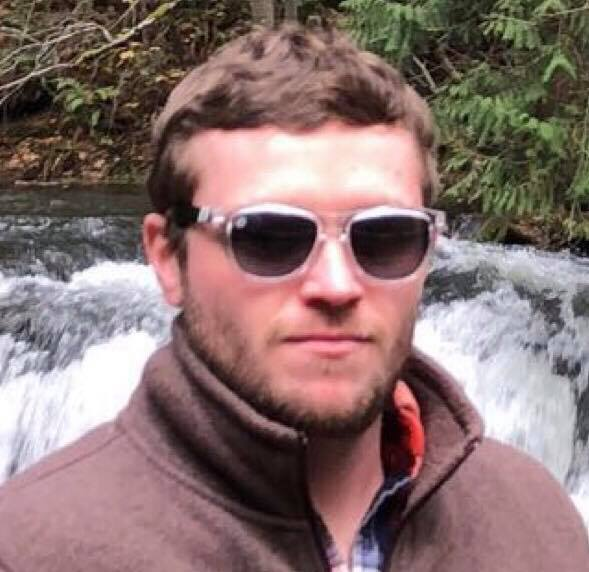
#> input picture images/mattface.png, 589 x 572 px, given in place of lenna.png, which was not available
$ python image.py   (older library calls are emulated)
#> lines starting #> are read from the running program, lines starting #| are printed output that depends on the picture; long printed decimals are rounded; pictures that were not available may be replaced by others from this repository, and a replacement may not be noted
from PIL import Image
import numpy as np
from sklearn import cluster
import scipy.misc as FILE
import imageio
import matplotlib.pyplot as plt
from skimage import color
import time

#############################################
#Function Defs
#############################################
def quantize(raster, n_colors):
    width, height, depth = raster.shape
    reshaped_raster = np.reshape(raster, (width * height, depth))

    model = cluster.KMeans(n_clusters=n_colors)
    labels = model.fit_predict(reshaped_raster)
    palette = model.cluster_centers_

    quantized_raster = np.reshape(
        palette[labels], (width, height, palette.shape[1]))

    return quantized_raster

def rgb2hex(rgb):
    r,g,b = rgb
    return '#{:02x}{:02x}{:02x}'.format(r, g, b)

def get_average_color_square(starting_x, starting_y, boxWidth, boxHeight):
	"Takes the NW corner of a box as input, along with sample box height and width, and returns the average hex color for that box"

	sum_r = 0
	sum_g = 0
	sum_b = 0
	counter = 0
	for w_px in range(starting_x, starting_x + boxWidth):
		for h_px in range(starting_y, starting_y + boxHeight):
			#print(rgb2hex((px[w_px,h_px])))
			r,g,b = px[w_px, h_px]
			sum_r += r
			sum_g += g
			sum_b += b
			counter += 1
			#print(px[w_px,h_px])

	return(int(sum_r/counter), int(sum_g/counter), int(sum_b/counter))

def set_color_square(color, starting_x, starting_y, boxWidth, boxHeight):
	"Takes the NW corner of a box as input, along with sample box height and width, and sets the entire box to the (r,g,b) tuple passed in"

	for w_px in range(starting_x, starting_x + boxWidth):
		for h_px in range(starting_y, starting_y + boxHeight):

			try:
				px_out[w_px, h_px] = color
			except IndexError:
				print("Error, tried to set color of non-existent pixel")
				print("w: ", int(width_loops * boxWidth), "h: ", int(height_loops * boxHeight))
				print("w_px: ", w_px, "h_px: ", h_px)
				break

	return color

def get_color_list():
	"Returns a list of every hex color in the picture"

	colorlist = []
	for w_px in range(1, width):
		for h_px in range(1, height):

			#Get list of colors in original image
			rgb = px[w_px,h_px]
			#hexvalue = rgb2hex((px[w_px,h_px]))
			if(rgb not in colorlist):
				colorlist.append(rgb)
				#print(len(colorlist))

	return colorlist

def find_closest_color(inputcolor, colorlist):
	"Takes in a source color, and a color list, and returns the closest color from the list"

	#print(inputcolor, colorlist)

	r1,g1,b1 = inputcolor
	outputcolor = (0,0,0)

	distance = 1000000
	for color in colorlist:
		r2,g2,b2 = color

		distance_new = float((r1-r2)**2 + (g1-g2)**2 + (b1-b2)**2)**(1/2.0)
		#print(distance_new)
		#print(r1,r2,g1,g2,b1,b2)

		if(distance_new < distance):
			distance = distance_new
			outputcolor = color

	return outputcolor

#############################################
#Main Program
#############################################
num_colors = 15

#Size of sampling box in pixels
boxWidth = boxHeight = 4

img_dir = "../images/"
infile = img_dir + "lenna.png"

raster = FILE.imread(infile, mode='RGB')
#> raster is the input picture: shape (572, 589, 3); mean R, G, B 136.1, 112.8, 110.9
print("read complete")
# [11 lines of commented-out code are left out]

lab_raster = color.rgb2lab(raster)
#> lab_raster: shape (572, 589, 3) float64; mean of channels 0, 1, 2 48.6, 9, 5.1
print("rgb2lab complete")

start_time = time.time()
output_raster = quantize(lab_raster, num_colors)
#> in quantize, `quantized_raster = np.reshape( palette[labels], (width, height, palett..`:
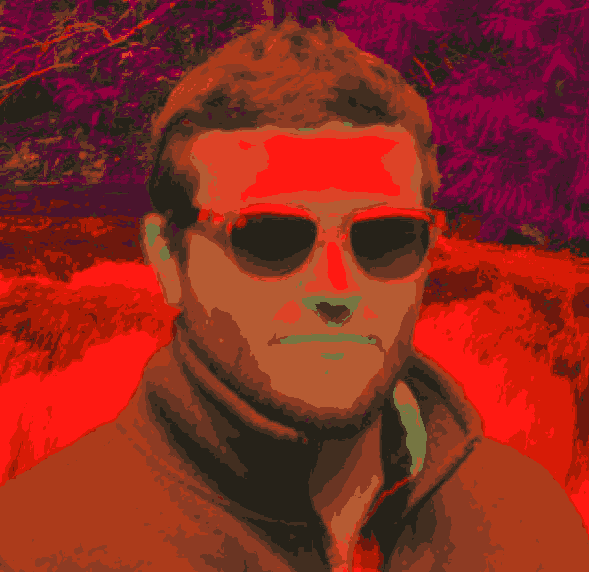
#> quantized_raster: shape (572, 589, 3) float64; mean of channels 0, 1, 2 48.6, 9, 5.1; drawn with min black and max white
print("quantization complete")
print("Quantization took ", (time.time() - start_time))

rgb_raster = (color.lab2rgb(output_raster) * 255).astype('uint8')
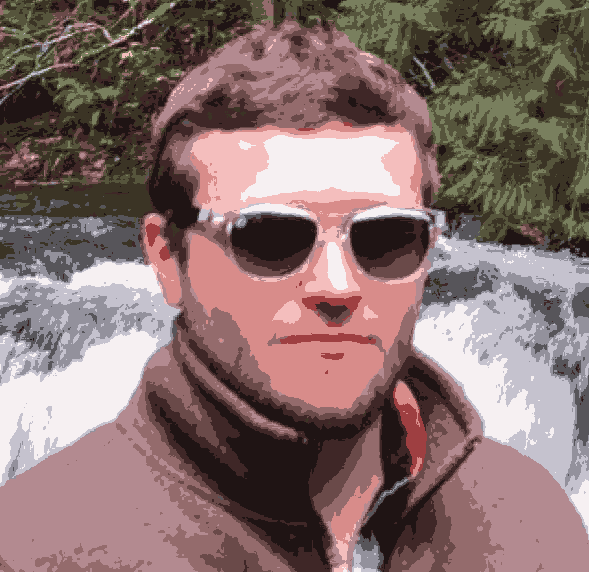
#> rgb_raster: shape (572, 589, 3); mean R, G, B 135.7, 112.3, 110.4
print("lab2rgb complete")

FILE.imsave(img_dir + 'quantized.png', rgb_raster)
print("output complete")

#plt.imshow(rgb_raster / 255.0)
#plt.draw()
#plt.show()

im = Image.open(img_dir + 'quantized.png')
px = im.load()

#get W and H
width, height = im.size
#> width = 589; height = 572
print("Size of original: ", width, "x", height)
#| Size of original:  589 x 572
print("Color mode of original:", im.mode)
#| Color mode of original: RGB

#userWidth = input("Width of canvas in Inches: ")
userWidth = 5
#userHeight = input("Height of canvas in Inches: ")
userHeight = 5


#Find number of loops, and the remainder
width_loops = int(width / boxWidth)
#> width_loops = 147
width_remainder = width % boxWidth
#> width_remainder = 1
height_loops = int(height / boxHeight)
#> height_loops = 143
height_remainder = height % boxHeight
#> height_remainder = 0

print("Total caps: ", width_loops * height_loops)
#| Total caps:  21021
print("Caps across: ", width_loops)
#| Caps across:  147
print("Caps top to bottom: ", height_loops)
#| Caps top to bottom:  143
print("Projected actual width: ", (width_loops * 1.17)/12, "ft")
#| Projected actual width:  14.332 ft
print("Projected actual height: ", (height_loops * 1.17)/12, "ft")
#| Projected actual height:  13.9425 ft

#print(width_loops, width_remainder, height_loops, height_remainder)

im_out = Image.new("RGB", (int(width_loops * boxWidth), int(height_loops * boxHeight)))
#> im_out: PIL image 588x572 RGB; every value is 0
px_out = im_out.load()

#print((int(width_loops * boxWidth), int(height_loops * boxHeight)))
#print(width_loops, height_loops, width_remainder, height_remainder)

colorlist = get_color_list()
#> after the loop in get_color_list, `for w_px in range(1, width):`: colorlist = [(63, 39, 39), (106, 74, 73), (148, 107, 108), (86, 85, 60), (59, 52, 37), (179, 138, 144), (121, 127, 94), (31, 20, 20), (87, 85, 90), (147, 145, 156), (197, 194, 206), (246, 240, 242), (244, 190, 189), (216, 140, 138), (158, 63, 65)]

for w_px in range(int(width_remainder / 2), width, boxWidth):
	for h_px in range(int(height_remainder / 2), height, boxHeight):
		#print(px[w_px,h_px])
		if(w_px + boxWidth < int(width_loops * boxWidth) + 1 and h_px + boxHeight < int(height_loops * boxHeight) + 1):
	        #print("At w: ", w_px, " h: ", h_px)

	        #Get average color of a square
			avg_color = get_average_color_square(w_px,h_px,boxWidth,boxHeight)
			#Find closest color
			set_color = find_closest_color(avg_color, colorlist)
			#Set square to that color
			set_color_square(set_color, w_px, h_px, boxWidth, boxHeight)

		#else:
			#print("skipping box at ", w_px, h_px, "due to equation")

#print(colorlist)

im_out.save(img_dir + "out.png")
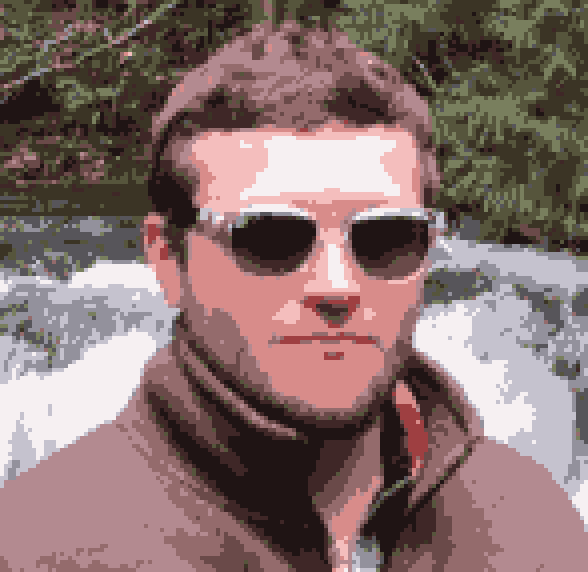
#> saved as out.png: PIL image 588x572 RGB; mean R, G, B 135.2, 112.1, 109.8

print("done")
